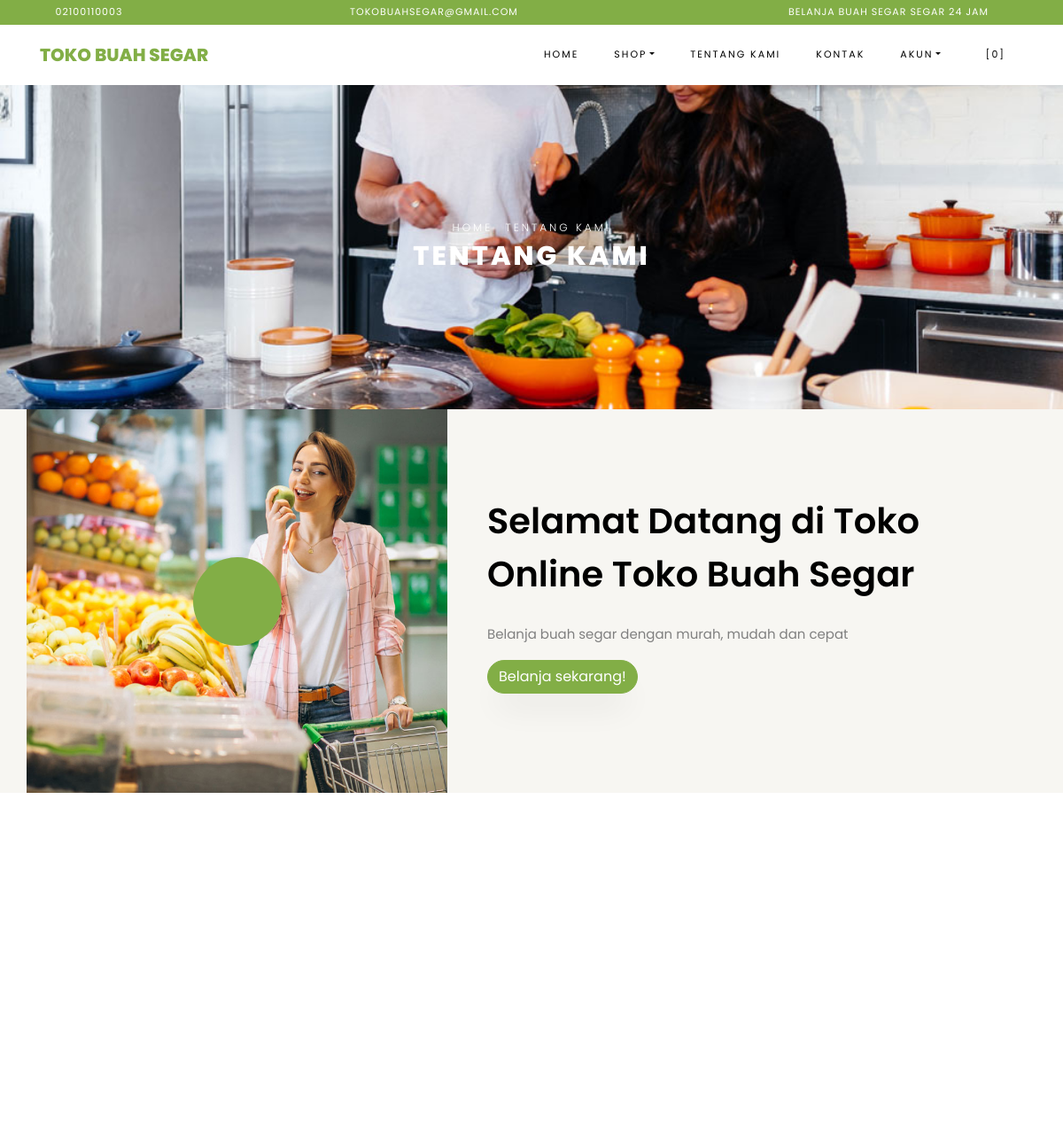
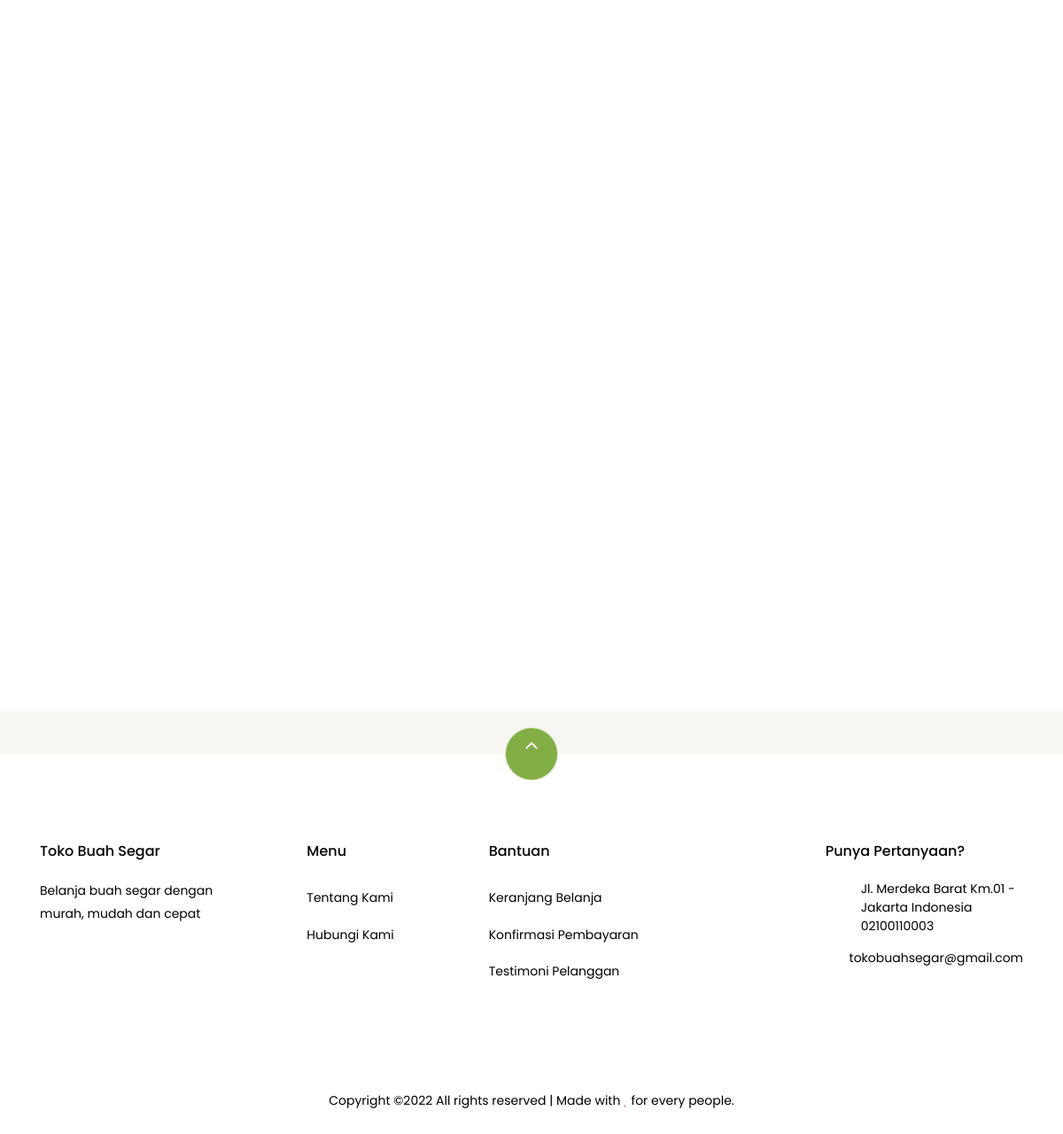
Page /index.php/pages/about on the committed database (2 pictures, top to bottom).
### tables this page shows
CREATE TABLE `settings` (
  `id` int(10) NOT NULL,
  `key` varchar(32) NOT NULL,
  `content` varchar(191) NOT NULL
);

### application/helpers/themes_helper.php (called while the page is built, shortened)
<?php
if ( ! function_exists('get_theme_name'))
{
    function get_theme_name() {
        $current_theme = get_settings('current_theme_name');
        return ($current_theme) ? $current_theme : false;
    }
}
if ( ! function_exists('get_template_part'))
{
    function get_template_part($file_name = null, $params = array()) {
        if ($file_name !== '') {
            $current_theme = get_theme_name();
            if ( file_exists($file_location = VIEWPATH .'themes/'. $current_theme .'/'. $file_name .'.php')) {
                $CI =& get_instance();
                $CI->load->view('themes/'. $current_theme .'/'. $file_name, $params);
            }
            else {
                echo '<div>Kesalahan: berkas tema <b>'. $file_name .'.php</b> tidak ditemukan.<br>Lokasi berkas: <b>'. $file_location .'</b></div>';
            }
        }
    }
}
if ( ! function_exists('get_header'))
{
    function get_header($params = null, $section = '', $current_section = '') {
        $load_params = array();
        if ( is_null($params)) {
            $load_params['title'] = get_settings('site_name');
        }
        else if ( is_string($params)) {
            $load_params['title'] = $params;
        }
        $load_params['sidebar_section'] = $section;
        $load_params['current_section'] = $current_section;
        get_template_part('header', $load_params);
    }
}
if ( ! function_exists('get_footer'))
{
    function get_footer($params = array()) {
        get_template_part('footer', $params);
    }
}
if ( ! function_exists('get_theme_uri'))
{
    function get_theme_uri($file_name = null, $theme_name = NULL)
    {
        $theme_name = ($theme_name == NULL) ? get_theme_name() : $theme_name;
        return is_null($file_name) ? base_url('assets/themes/'. $theme_name .'/') : base_url('assets/themes/'. $theme_name .'/'. $file_name) ;
    }
}

### application/controllers/Pages.php (called while the page is built, shortened)
<?php
class Pages extends CI_Controller {
    public function about()
    {
        $params['reviews'] = $this->review->get_all_reviews();
        get_header(get_store_name());
        get_template_part('pages/about', $params);
        get_footer();
    }
}

### index.php (called while the page is built, shortened)
<?php
require_once BASEPATH.'core/CodeIgniter.php';

### application/helpers/global_helper.php (called while the page is built, shortened)
<?php
if ( ! function_exists('get_settings'))
{
    function get_settings($key = '')
    {
        $CI =& get_instance();
        $row = $CI->db
            ->select('content')
            ->where('key', $key)
            ->get('settings')
            ->row();
        return $row->content;
    }
}
if ( ! function_exists('get_store_name'))
{
    function get_store_name()
    {
        return get_settings('store_name');
    }
}

### application/helpers/session_helper.php (called while the page is built, shortened)
<?php
if ( ! function_exists('init'))
{
    function init()
    {
        $CI =& get_instance();
        return $CI;
    }
}
if( ! function_exists('session_data'))
{
    function session_data()
    {
        $CI = init();
        $read_session_in_cookie = get_cookie('__ACTIVE_SESSION_DATA');
        $read_session_in_session = $CI->session->userdata('__ACTIVE_SESSION_DATA');
        if ($read_session_in_cookie)
        {
            $read_data = $CI->encryption->decrypt($read_session_in_cookie);
            $read_data = json_decode($read_data);
            return $read_data;
        }
        else if ($read_session_in_session)
        {
            $read_data = $CI->encryption->decrypt($read_session_in_session);
            $read_data = json_decode($read_data);
            return $read_data;
        }
        else {
            $default_session = new stdClass();
            $default_session->is_login = FALSE;
            $default_session->user_id = 0;
            $default_session->login_at = 0;
            $default_session->remember_me = FALSE;
            return $default_session;
        }
    }
}

### application/views/themes/vegefoods/pages/about.php (the view, shortened to what this page needs)
<div class="hero-wrap hero-bread" style="background-image: url('<?php echo get_theme_uri('images/bg_1.jpg'); ?>');">
    <div class="container">
      <div class="row no-gutters slider-text align-items-center justify-content-center">
        <div class="col-md-9 ftco-animate text-center">
            <p class="breadcrumbs"><span class="mr-2"><?php echo anchor(base_url(), 'Home'); ?></span> <span>Tentang Kami</span></p>
          <h1 class="mb-0 bread">Tentang Kami</h1>
        </div>
      </div>
    </div>
  </div>
  <section class="ftco-section ftco-no-pb ftco-no-pt bg-light">
          <div class="container">
              <div class="row">
                  <div class="col-md-5 p-md-5 img img-2 d-flex justify-content-center align-items-center" style="background-image: url(<?php echo get_theme_uri('images/about.jpg'); ?>);">
                      <a href="https://vimeo.com/45830194" class="icon popup-vimeo d-flex justify-content-center align-items-center">
                          <span class="icon-play"></span>
                      </a>
                  </div>
                  <div class="col-md-7 py-5 wrap-about pb-md-5 ftco-animate">
            <div class="heading-section-bold mb-4 mt-md-5">
                <div class="ml-md-0">
                  <h2 class="mb-4">Selamat Datang di Toko Online <?php echo get_store_name(); ?></h2>
              </div>
            </div>
            <div class="pb-md-5">
                <p><?php echo get_settings('store_description'); ?></p>
                          <p><a href="<?php echo site_url('browse'); ?>" class="btn btn-primary">Belanja sekarang!</a></p>
                      </div>
                  </div>
              </div>
          </div>
      </section>
      <section class="ftco-section testimony-section">
    <div class="container">
      <div class="row justify-content-center mb-5 pb-3">
      </div>
    </div>
  </section>
<section class="ftco-section">
      <div class="container">
          <div class="row no-gutters ftco-services">
  </div>
      </div>
  </section>

### application/views/themes/vegefoods/header.php (shortened to what this page needs)
<!DOCTYPE html>
<html lang="en">
<head>
	<link rel="stylesheet" href="<?php echo get_theme_uri('css/open-iconic-bootstrap.min.css'); ?>">
	<link rel="stylesheet" href="<?php echo get_theme_uri('css/animate.css'); ?>">
	<link rel="stylesheet" href="<?php echo get_theme_uri('css/owl.carousel.min.css'); ?>">
	<link rel="stylesheet" href="<?php echo get_theme_uri('css/owl.theme.default.min.css'); ?>">
	<link rel="stylesheet" href="<?php echo get_theme_uri('css/magnific-popup.css'); ?>">
	<link rel="stylesheet" href="<?php echo get_theme_uri('css/aos.css'); ?>">
	<link rel="stylesheet" href="<?php echo get_theme_uri('css/ionicons.min.css'); ?>">
	<link rel="stylesheet" href="<?php echo get_theme_uri('js/plugins/@fortawesome/fontawesome-free/css/all.min.css', 'argon'); ?>">
	<link rel="stylesheet" href="<?php echo get_theme_uri('css/bootstrap-datepicker.css'); ?>">
	<link rel="stylesheet" href="<?php echo get_theme_uri('css/jquery.timepicker.css'); ?>">
	<link rel="stylesheet" href="<?php echo get_theme_uri('css/flaticon.css'); ?>">
	<link rel="stylesheet" href="<?php echo get_theme_uri('css/icomoon.css'); ?>">
	<link rel="stylesheet" href="<?php echo get_theme_uri('css/style.css'); ?>">
	<link rel="stylesheet" href="<?php echo base_url('assets/plugins/toastr/toastr.min.css'); ?>">
</head>
<body class="goto-here">
	<div class="py-1 bg-primary">
		<div class="container">
			<div class="row no-gutters d-flex align-items-start align-items-center px-md-0">
				<div class="col-lg-12 d-block">
					<div class="row d-flex">
						<div class="col-md pr-4 d-flex topper align-items-center">
							<div class="icon mr-2 d-flex justify-content-center align-items-center"><span class="icon-phone2"></span></div>
							<span class="text"><?php echo get_settings('store_phone_number'); ?></span>
						</div>
						<div class="col-md pr-4 d-flex topper align-items-center">
							<div class="icon mr-2 d-flex justify-content-center align-items-center"><span class="icon-paper-plane"></span></div>
							<span class="text"><?php echo get_settings('store_email'); ?></span>
						</div>
						<div class="col-md-5 pr-4 d-flex topper align-items-center text-lg-right">
							<span class="text"><?php echo get_settings('store_tagline'); ?></span>
						</div>
					</div>
				</div>
			</div>
		</div>
	</div>
	<nav class="navbar navbar-expand-lg navbar-dark ftco_navbar bg-dark ftco-navbar-light" id="ftco-navbar">
		<div class="container">
			<a class="navbar-brand" href="<?php echo base_url(); ?>"><?php echo get_store_name(); ?></a>
			<div class="collapse navbar-collapse" id="ftco-nav">
				<ul class="navbar-nav ml-auto">
					<li class="nav-item active"><a href="<?php echo base_url(); ?>" class="nav-link">Home</a></li>
					<li class="nav-item dropdown">
						<a class="nav-link dropdown-toggle" href="#" id="dropdown04" data-toggle="dropdown" aria-haspopup="true" aria-expanded="false">Shop</a>
					</li>
					<li class="nav-item"><a href="<?php echo site_url('pages/about'); ?>" class="nav-link">Tentang Kami</a></li>
					<li class="nav-item"><a href="<?php echo site_url('pages/contact'); ?>" class="nav-link">Kontak</a></li>
					<li class="nav-item dropdown">
						<a class="nav-link dropdown-toggle" href="#" id="dropdown05" data-toggle="dropdown" aria-haspopup="true" aria-expanded="false">Akun</a>
					</li>
					<li class="nav-item cta cta-colored"><a href="<?php echo site_url('shop/cart'); ?>" class="nav-link"><span class="icon-shopping_cart"></span>[<span class="cart-item-total">0</span>]</a></li>
				</ul>
			</div>
		</div>
	</nav>

### application/views/themes/vegefoods/footer.php (shortened to what this page needs)
<section class="ftco-section ftco-no-pt ftco-no-pb py-5 bg-light">
    <div class="container py-4">
    </div>
  </section>
  <footer class="ftco-footer ftco-section">
    <div class="container">
        <div class="row">
            <div class="mouse">
                      <a href="#" class="mouse-icon">
                          <div class="mouse-wheel"><span class="ion-ios-arrow-up"></span></div>
                      </a>
                  </div>
        </div>
      <div class="row mb-5">
        <div class="col-md">
          <div class="ftco-footer-widget mb-4">
            <h2 class="ftco-heading-2"><?php echo get_store_name(); ?></h2>
            <p><?php echo get_settings('store_description'); ?></p>
            <ul class="ftco-footer-social list-unstyled float-md-left float-lft mt-5">
            </ul>
          </div>
        </div>
        <div class="col-md">
          <div class="ftco-footer-widget mb-4 ml-md-5">
            <h2 class="ftco-heading-2">Menu</h2>
            <ul class="list-unstyled">
              <li><a href="<?php echo site_url('pages/about'); ?>" class="py-2 d-block">Tentang Kami</a></li>
              <li><a href="<?php echo site_url('pages/contact'); ?>" class="py-2 d-block">Hubungi Kami</a></li>
            </ul>
          </div>
        </div>
        <div class="col-md-4">
           <div class="ftco-footer-widget mb-4">
            <h2 class="ftco-heading-2">Bantuan</h2>
            <div class="d-flex">
                <ul class="list-unstyled mr-l-5 pr-l-3 mr-4">
                  <li><a href="<?php echo site_url('shop/cart'); ?>" class="py-2 d-block">Keranjang Belanja</a></li>
                  <li><a href="<?php echo site_url('customer/payments/confirm'); ?>" class="py-2 d-block">Konfirmasi Pembayaran</a></li>
                  <li><a href="<?php echo site_url('shop/testimonial'); ?>" class="py-2 d-block">Testimoni Pelanggan</a></li>
                </ul>
              </div>
          </div>
        </div>
        <div class="col-md">
          <div class="ftco-footer-widget mb-4">
              <h2 class="ftco-heading-2">Punya Pertanyaan?</h2>
              <div class="block-23 mb-3">
                <ul>
                  <li><span class="icon icon-map-marker"></span><span class="text"><?php echo get_settings('store_address'); ?></span></li>
                  <li><a href="#"><span class="icon icon-phone"></span><span class="text"><?php echo get_settings('store_phone_number'); ?></span></a></li>
                  <li><a href="#"><span class="icon icon-envelope"></span><span class="text"><?php echo get_settings('store_email'); ?></span></a></li>
                </ul>
              </div>
          </div>
        </div>
      </div>
      <div class="row">
        <div class="col-md-12 text-center">
          <p>
                        Copyright &copy;<script>document.write(new Date().getFullYear());</script> All rights reserved | Made with <i class="icon-heart text-danger" aria-hidden="true"></i> for every people.
                      </p>
        </div>
      </div>
    </div>
  </footer>
</body>
</html>

### assets/themes/vegefoods/css/icomoon.css (style rules this page uses)
[class^="icon-"], [class*=" icon-"] { font-family: 'icomoon' !important; speak: none; font-style: normal; font-weight: normal; font-variant: normal; text-transform: none; line-height: 1; -webkit-font-smoothing: antialiased; -moz-osx-font-smoothing: grayscale; }
.icon-heart:before { content: "\f004"; }
.icon-map-marker:before { content: "\f041"; }
.icon-play:before { content: "\f04b"; }
.icon-phone:before { content: "\f095"; }
.icon-envelope:before { content: "\f0e0"; }
.icon-paper-plane:before { content: "\f1d8"; }
.icon-phone2:before { content: "\e0cd"; }
.icon-shopping_cart:before { content: "\e8cc"; }

### rows in the picture
settings: content "02100110003"
settings: content "TOKOBUAHSEGAR@GMAIL.COM", content "tokobuahsegar@gmail.com"
settings: content "BELANJA BUAH SEGAR SEGAR 24 JAM"
settings: content "TOKO BUAH SEGAR", content "Toko Buah Segar"
settings: content (picture)
settings: content "Belanja buah segar dengan murah, mudah dan cepat"
settings: content "Jl. Merdeka Barat Km.01 - Jakarta Indonesia"

### other values in the picture
anchor(base_url(), 'Home') "HOME"
